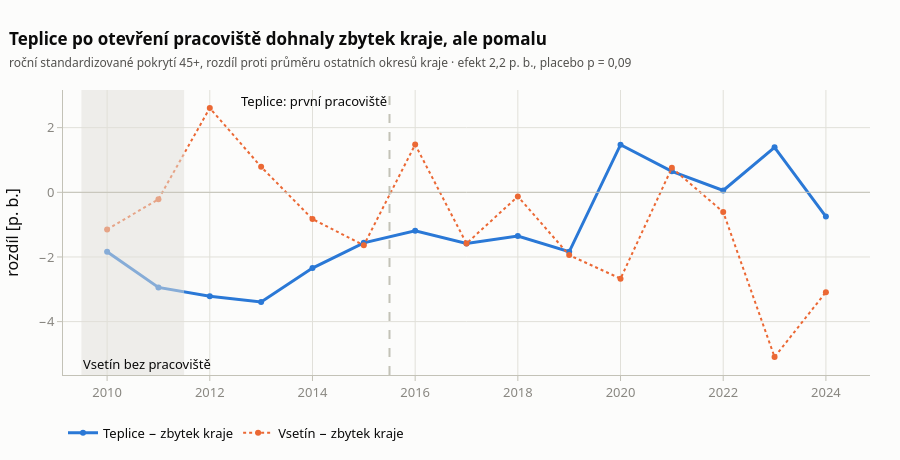

The cell this chart's notebook holds for it:
### Code cell
tf = go.Figure()
tf.add_trace(go.Scatter(x=gap_tep.index, y=gap_tep.values, mode="lines+markers", name="Teplice − zbytek kraje",
                        line=dict(color=S1, width=3)))
_, gap_vs = did("CZ0723", rok0=2010)
tf.add_trace(go.Scatter(x=gap_vs.index, y=gap_vs.values, mode="lines+markers", name="Vsetín − zbytek kraje",
                        line=dict(color=S2, width=2, dash="dot")))
tf.add_vline(x=2015.5, line=dict(color=AXIS, dash="dash"), annotation_text="Teplice: první pracoviště",
             annotation_position="top left")
tf.add_vrect(x0=2009.5, x1=2011.5, fillcolor=GRID, opacity=0.5, line_width=0,
             annotation_text="Vsetín bez pracoviště", annotation_position="bottom left")
tf.add_hline(y=0, line=dict(color=AXIS, width=1))
tf.update_layout(**layout("Teplice po otevření pracoviště dohnaly zbytek kraje, ale pomalu",
                          f"roční standardizované pokrytí 45+, rozdíl proti průměru ostatních okresů kraje · "
                          f"efekt {cz(efekt_tep)} p. b., placebo p = {cz(p_placebo, 2)}"))
tf.update_layout(height=460, yaxis_title="rozdíl [p. b.]", legend=dict(orientation="h", y=-0.15, x=0),
                 margin=dict(l=60, r=30, t=90, b=80))
tf.write_html(OUT / "teplice.html", include_plotlyjs="cdn")
tf

### Figure 1 — Plotly figure (JSON) as saved in the notebook; plotly's stock layout.template omitted (floating-point values rounded to 4 significant figures)
{"data": [{"line": {"color": "#2a78d6", "width": 3}, "mode": "lines+markers", "name": "Teplice − zbytek kraje", "type": "scatter", "x": [2010, 2011, 2012, 2013, 2014, 2015, 2016, 2017, 2018, 2019, 2020, 2021, 2022, 2023, 2024], "y": [-1.839, -2.942, -3.216, -3.391, -2.345, -1.563, -1.19, -1.58, -1.351, -1.84, 1.473, 0.6498, 0.05726, 1.392, -0.7507]}, {"line": {"color": "#eb6834", "dash": "dot", "width": 2}, "mode": "lines+markers", "name": "Vsetín − zbytek kraje", "type": "scatter", "x": [2010, 2011, 2012, 2013, 2014, 2015, 2016, 2017, 2018, 2019, 2020, 2021, 2022, 2023, 2024], "y": [-1.15, -0.213, 2.609, 0.7879, -0.8272, -1.638, 1.477, -1.583, -0.1264, -1.943, -2.67, 0.7574, -0.6093, -5.094, -3.089]}], "layout": {"annotations": [{"showarrow": false, "text": "Teplice: první pracoviště", "x": 2016.0, "xanchor": "right", "xref": "x", "y": 1, "yanchor": "top", "yref": "y domain"}, {"showarrow": false, "text": "Vsetín bez pracoviště", "x": 2010.0, "xanchor": "left", "xref": "x", "y": 0, "yanchor": "bottom", "yref": "y domain"}], "font": {"color": "#0b0b0b", "family": "system-ui, -apple-system, Segoe UI, sans-serif", "size": 13}, "height": 460, "hoverlabel": {"bgcolor": "white", "bordercolor": "#c3c2b7", "font": {"family": "system-ui, -apple-system, Segoe UI, sans-serif", "size": 12.5}}, "legend": {"orientation": "h", "x": 0, "y": -0.15}, "margin": {"b": 80, "l": 60, "r": 30, "t": 90}, "paper_bgcolor": "#fcfcfb", "plot_bgcolor": "#fcfcfb", "shapes": [{"line": {"color": "#c3c2b7", "dash": "dash"}, "type": "line", "x0": 2016.0, "x1": 2016.0, "xref": "x", "y0": 0, "y1": 1, "yref": "y domain"}, {"fillcolor": "#e1e0d9", "line": {"width": 0}, "opacity": 0.5, "type": "rect", "x0": 2010.0, "x1": 2012.0, "xref": "x", "y0": 0, "y1": 1, "yref": "y domain"}, {"line": {"color": "#c3c2b7", "width": 1}, "type": "line", "x0": 0, "x1": 1, "xref": "x domain", "y0": 0, "y1": 0, "yref": "y"}], "title": {"font": {"size": 17}, "text": "<b>Teplice po otevření pracoviště dohnaly zbytek kraje, ale pomalu</b><br><span style=\"font-size:12px;color:#52514e\">roční standardizované pokrytí 45+, rozdíl proti průměru ostatních okresů kraje · efekt 2,2 p. b., placebo p = 0,09</span>", "x": 0.01, "xanchor": "left"}, "xaxis": {"gridcolor": "#e1e0d9", "linecolor": "#c3c2b7", "tickcolor": "#c3c2b7", "tickfont": {"color": "#898781"}, "ticks": "outside", "zeroline": false}, "yaxis": {"gridcolor": "#e1e0d9", "linecolor": "#c3c2b7", "tickcolor": "#c3c2b7", "tickfont": {"color": "#898781"}, "ticks": "outside", "title": {"text": "rozdíl [p. b.]"}, "zeroline": false}}}
